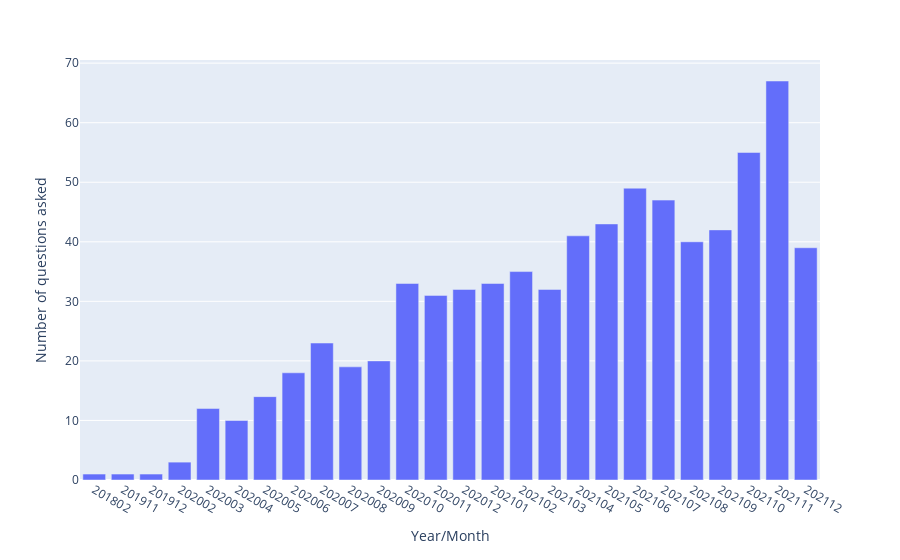

Notebook source saved alongside this figure:
### Code cell
# Synapse is a bit newer, so month-by-month view is suitable here to demonstrate increase over time.
months_view(df_synapse)

### Figure 1 — Plotly figure (JSON) as saved in the notebook; plotly's stock layout.template omitted (floating-point values rounded to 4 significant figures)
{"data": [{"alignmentgroup": "True", "hovertemplate": "Year/Month=%{x}<br>Number of questions asked=%{y}<extra></extra>", "legendgroup": "", "marker": {"color": "#636efa", "pattern": {"shape": ""}}, "name": "", "offsetgroup": "", "orientation": "v", "showlegend": false, "textposition": "auto", "type": "bar", "x": [201802, 201911, 201912, 202002, 202003, 202004, 202005, 202006, 202007, 202008, 202009, 202010, 202011, 202012, 202101, 202102, 202103, 202104, 202105, 202106, 202107, 202108, 202109, 202110, 202111, 202112], "xaxis": "x", "y": [1, 1, 1, 3, 12, 10, 14, 18, 23, 19, 20, 33, 31, 32, 33, 35, 32, 41, 43, 49, 47, 40, 42, 55, 67, 39], "yaxis": "y"}], "layout": {"barmode": "relative", "legend": {"tracegroupgap": 0}, "margin": {"t": 60}, "xaxis": {"anchor": "y", "domain": [0, 1], "title": {"text": "Year/Month"}, "type": "category"}, "yaxis": {"anchor": "x", "domain": [0, 1], "title": {"text": "Number of questions asked"}}}}
